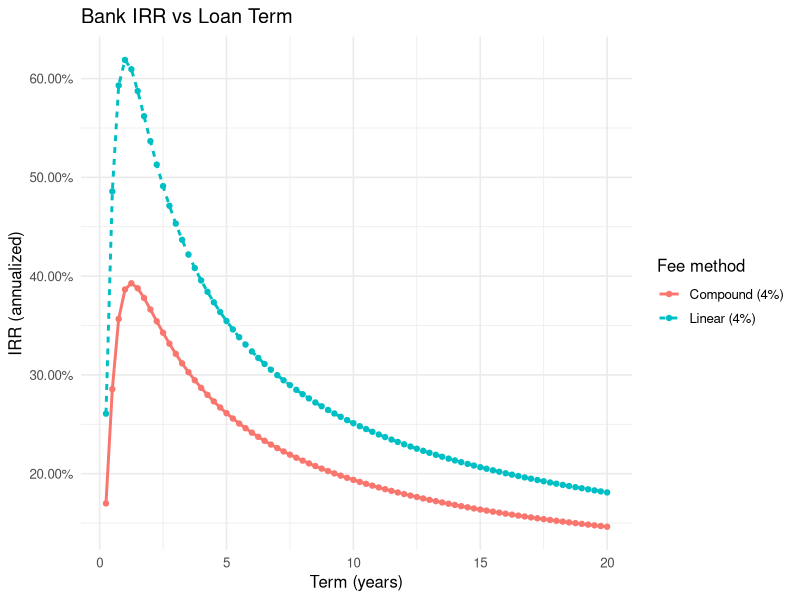

This chart was generated by the following R code:


compute_irr_data <- function(
    t_grid,                         # vector of loan terms in years
    rate_annual = 0.04,             # nominal annual fee rate
    x = 1,                          # customer's deposit (scale; IRR is scale-invariant)
    include_deposit_return = TRUE   # if TRUE, -x at the last month
) {
  # ---- Local helpers (kept private) ----
  npv <- function(rate, cf) {
    t <- seq_along(cf) - 1L
    sum(cf / (1 + rate)^t)
  }
  
  irr_uniroot <- function(cf, grid_min = -0.999, grid_max = 100, grid_points = 2000, tol = 1e-10) {
    if (!any(cf > 0) || !any(cf < 0)) return(NA_real_)
    # hybrid grid: dense near 0 (linear), wide positive tail (log)
    g_neg <- seq(grid_min, 0.5, length.out = max(100, grid_points %/% 2))
    g_pos <- exp(seq(log(1e-6), log(1 + grid_max), length.out = max(100, grid_points %/% 2))) - 1
    r_grid <- sort(unique(c(g_neg, g_pos))); r_grid[r_grid <= -0.999999] <- -0.999999
    
    f <- function(r) npv(r, cf)
    npvs <- vapply(r_grid, f, numeric(1))
    s <- sign(npvs); ok <- is.finite(npvs)
    idx <- which(diff(s) != 0 & ok[-length(ok)] & ok[-1])
    
    roots <- numeric(0)
    for (k in idx) {
      a <- r_grid[k]; b <- r_grid[k + 1]
      fa <- npvs[k]; fb <- npvs[k + 1]
      if (is.finite(fa) && abs(fa) < 1e-12) { roots <- c(roots, a); next }
      if (is.finite(fb) && abs(fb) < 1e-12) { roots <- c(roots, b); next }
      rk <- tryCatch(uniroot(f, c(a, b), tol = tol)$root, error = function(e) NA_real_)
      roots <- c(roots, rk)
    }
    roots <- roots[is.finite(roots)]
    if (!length(roots)) return(NA_real_)
    pos <- roots[roots > 0]
    if (length(pos)) min(pos) else roots[which.min(abs(roots))]
  }
  
  irr_yearly_from_cf <- function(cf) {
    r_m <- irr_uniroot(cf)
    if (is.na(r_m)) return(NA_real_)
    (1 + r_m)^12 - 1
  }
  
  # cashflows: linear fee on 2x, and compound fee on outstanding balance (nominal r/12)
  cf_linear <- function(t_years) {
    n <- as.integer(round(12 * t_years))
    t_eff <- n / 12
    CF0 <- -x
    principal_m <- (2 * x) / n
    fee_m <- (rate_annual * 2 * x * t_eff) / n  # = (rate_annual*2x)/12
    cfs <- rep(principal_m + fee_m, n)
    if (include_deposit_return) cfs[n] <- cfs[n] - x
    c(CF0, cfs)
  }
  cf_compound <- function(t_years) {
    n <- as.integer(round(12 * t_years))
    CF0 <- -x
    r_m <- rate_annual / 12
    principal_m <- (2 * x) / n
    cfs <- vapply(1:n, function(m) {
      bal_before <- 2 * x - (m - 1) * principal_m
      principal_m + r_m * bal_before
    }, numeric(1))
    if (include_deposit_return) cfs[n] <- cfs[n] - x
    c(CF0, cfs)
  }
  
  # ---- Build data for both methods over t_grid ----
  lin <- vapply(t_grid, function(tt) irr_yearly_from_cf(cf_linear(tt)),   numeric(1))
  cmp <- vapply(t_grid, function(tt) irr_yearly_from_cf(cf_compound(tt)), numeric(1))
  
  data.frame(
    t_years = rep(t_grid, times = 2),
    IRR_annual = c(lin, cmp),
    method = factor(rep(c(
      paste0("Linear (", round(100 * rate_annual, 2), "%)"),
      paste0("Compound (", round(100 * rate_annual, 2), "%)")
    ), each = length(t_grid)))
  )
}

plot_irr <- function(df,
                     title = "Bank IRR vs Loan Term",
                     xlab = "Term (years)",
                     ylab = "IRR (annualized)") {
  if (!requireNamespace("ggplot2", quietly = TRUE) ||
      !requireNamespace("scales", quietly = TRUE)) {
    stop("Please install 'ggplot2' and 'scales'.")
  }
  
  ggplot2::ggplot(df, ggplot2::aes(x = t_years, y = IRR_annual,
                                   linetype = method,
                                   color = method)) +  # <-- add color here
    ggplot2::geom_line(linewidth = 1) +
    ggplot2::geom_point() +
    ggplot2::scale_y_continuous(labels = scales::percent_format(accuracy = 0.01)) +
    ggplot2::labs(
      x = xlab,
      y = ylab,
      linetype = "Fee method",
      color = "Fee method",   # <-- add legend title for color
      title = title
    ) +
    ggplot2::theme_minimal(base_size = 12)
}


# ---- Example ---------------------------------------------------------------
t <- seq(0.25, 20, by = 0.25)
df <- compute_irr_data(t, rate_annual = 0.04, x = 1, include_deposit_return = TRUE)
plot_irr(df)
